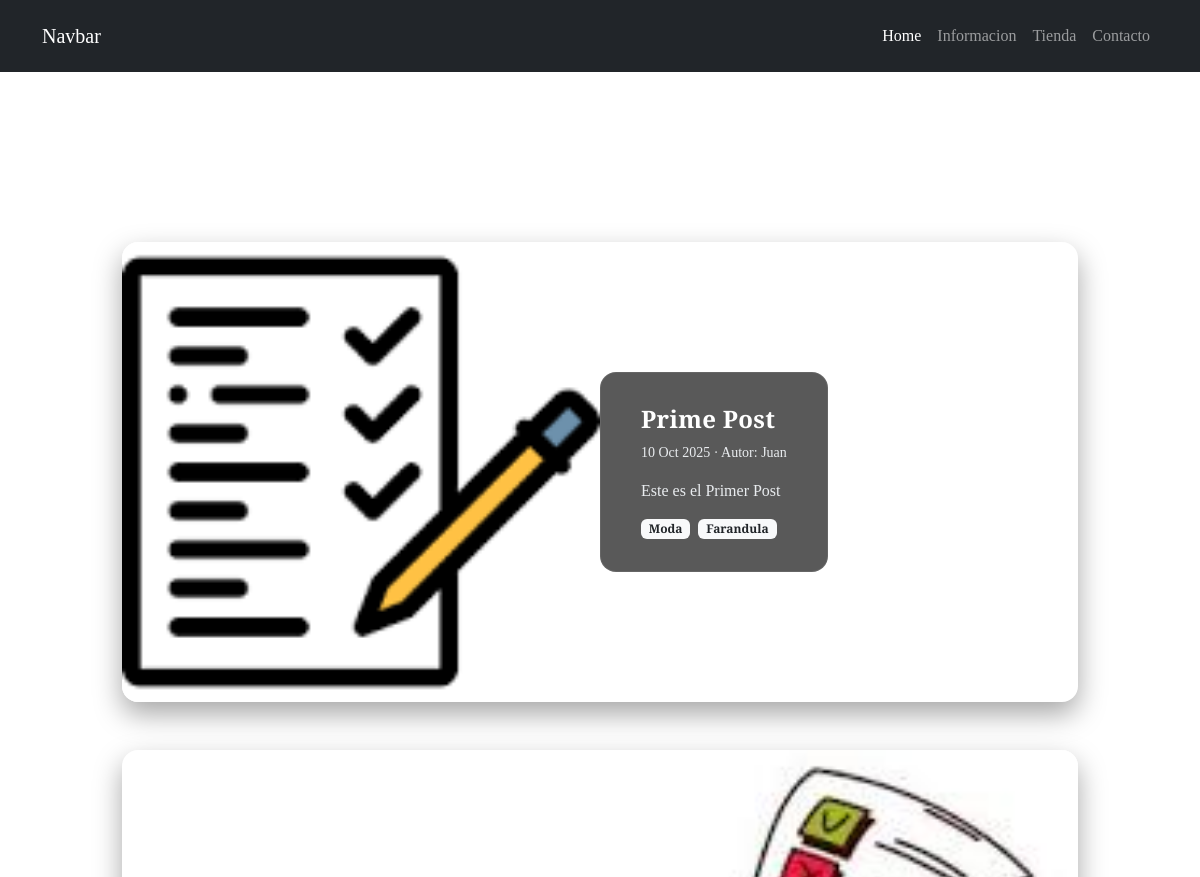
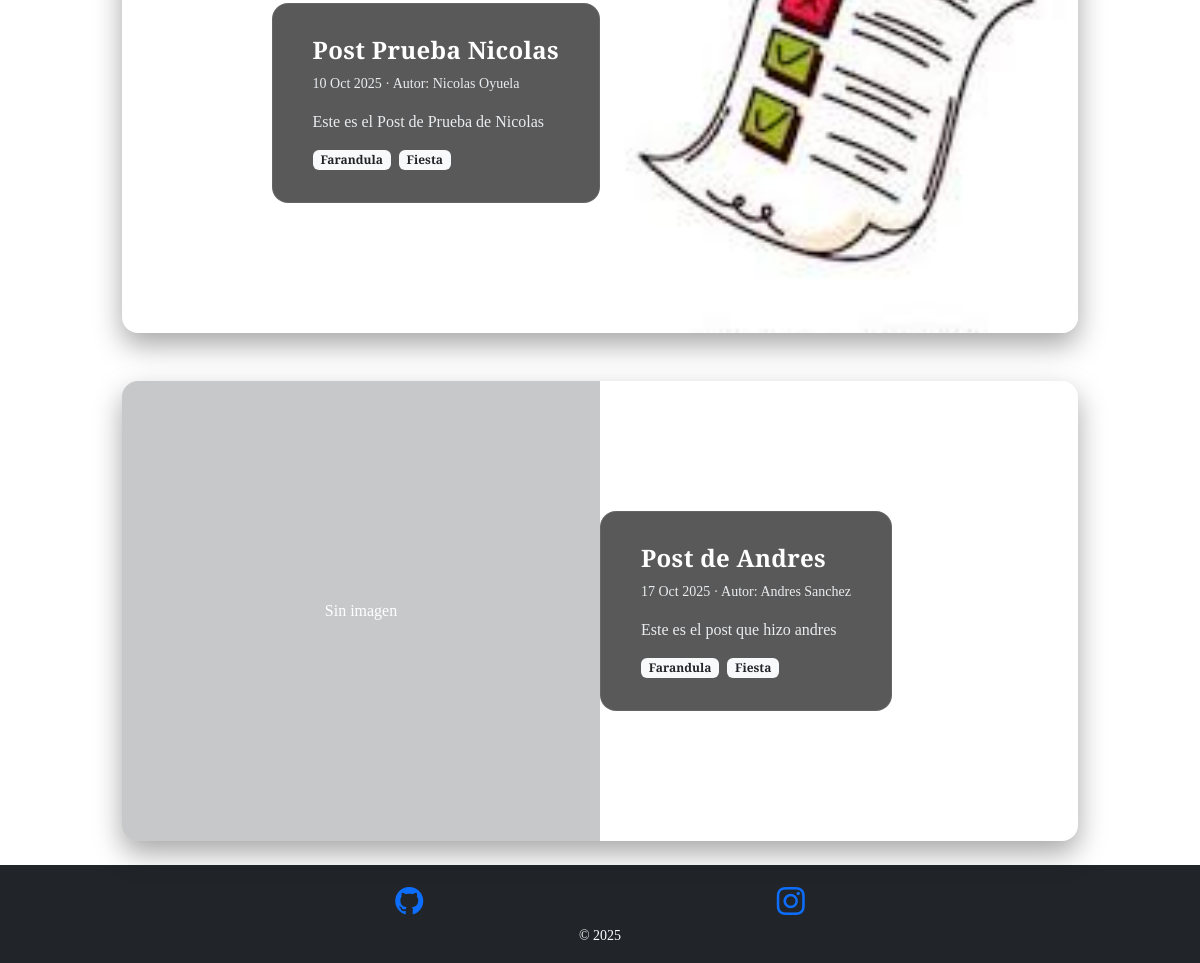
Before: /informacion/ with the older database file (2 pictures, top to bottom).
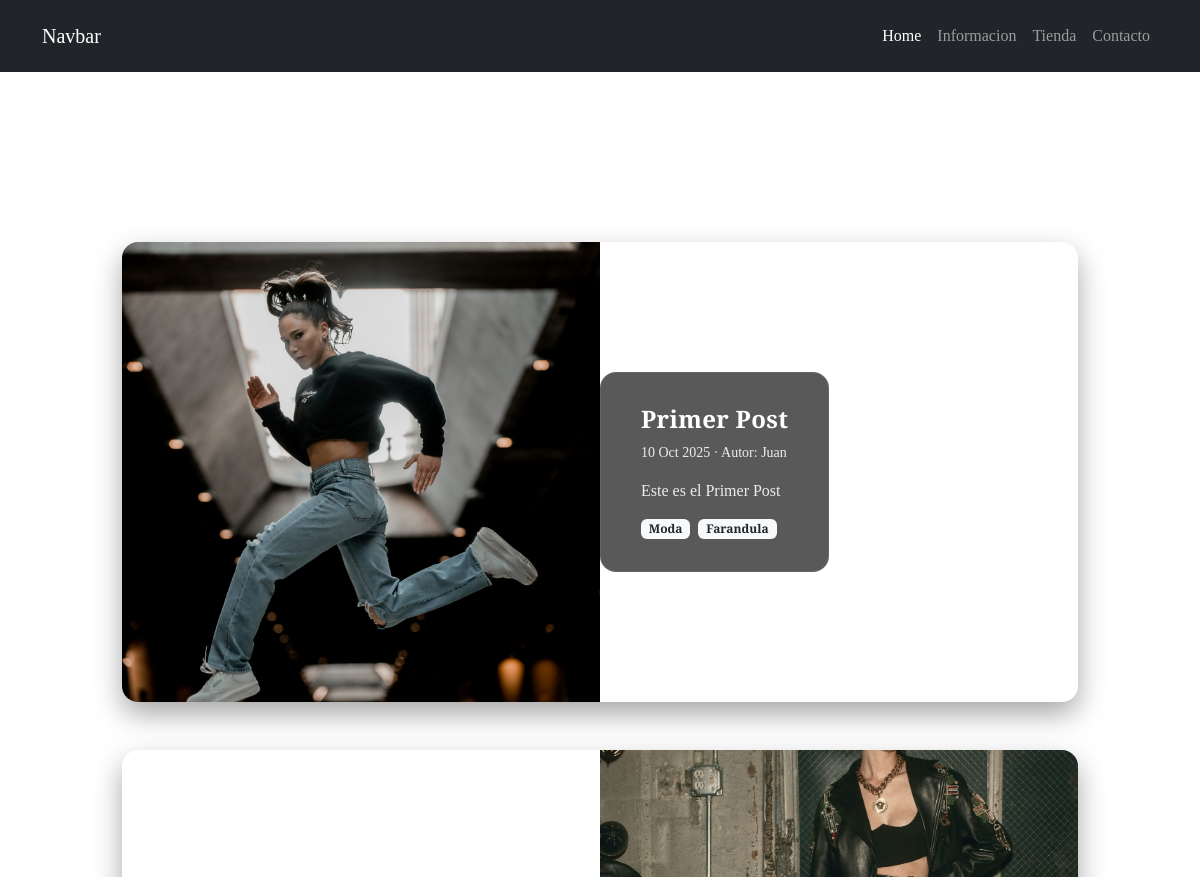
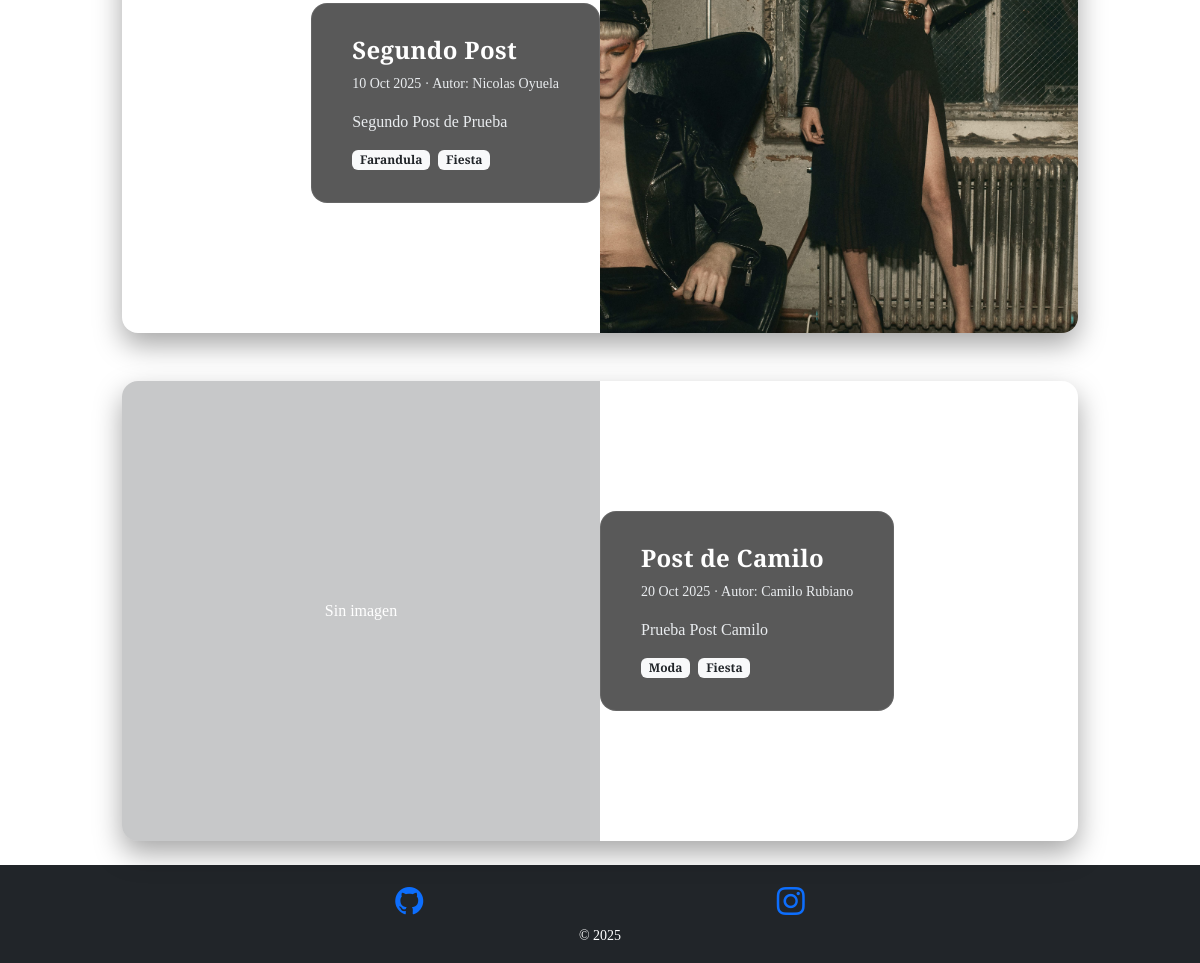
After: the same page with the newer database file (2 pictures, top to bottom).
### informacion/models.py (models this page shows, shortened)
class Post(models.Model):
    titulo = models.CharField(max_length=50)
    contenido = models.TextField(max_length=100)
    imagen = models.ImageField(upload_to="informacion", null=True, blank=True)
    autor = models.ForeignKey(User, on_delete=models.PROTECT)
    categorias = models.ManyToManyField(Categoria)
    created = models.DateTimeField(auto_now_add=True)
    updated = models.DateTimeField(auto_now=True)
    class Meta:
        verbose_name = 'post'
        verbose_name_plural = 'posts'

class Categoria(models.Model):
    nombre = models.CharField(max_length=50, validators=[RegexValidator(
    regex=r"^[A-Za-zÁÉÍÓÚáéíóúÜüÑñ' -]+$",
    message="Solo se permiten letras, espacios, guiones y apóstrofes."
)])
    created = models.DateTimeField(auto_now_add=True)
    updated = models.DateTimeField(auto_now=True)
    class Meta:
        verbose_name = 'categoria'
        verbose_name_plural = 'categorias'

### informacion/views.py (the view)
# urls.py: path('informacion/', include('informacion.urls')),
def informacion(request):
    posts = Post.objects.all()
    return render(request, "informacion/informacion.html", {"posts": posts})

### informacion/templates/informacion/informacion.html
{% extends "TiendaGenesisApp/base.html" %}
{% load static %}
{% block content %}
<div class="informacion-page">
  <div class="container">
        <article class="text-center mt-5">
        <h1>Informacion</h1>
    </article>
  </div>
  {% for post in posts %}
<section class="py-4">
  <div class="container">
    <div class="row justify-content-center">
      <div class="col-12 gc-wrap">
        <div class="row g-0 align-items-center gc-card">
          {% with is_even=forloop.counter|divisibleby:2 %}
            <div class="col-12 col-md-6 gc-img {% if is_even %}order-md-2{% endif %}">
              {% if post.imagen %}
                <img src="{{ post.imagen.url }}" alt="{{ post.titulo }}">
              {% else %}
                <div class="w-100 h-100 d-flex align-items-center justify-content-center bg-dark bg-opacity-25">
                  <span class="text-light-50">Sin imagen</span>
                </div>
              {% endif %}
            </div>
            <div class="col-12 col-md-6 d-flex {% if is_even %}order-md-1 justify-content-md-end{% endif %}">
              <div class="gc-panel gc-panel-compact my-3 my-md-0">
                <h2 class="h4 gc-title mb-2">{{ post.titulo }}</h2>
              <p class="gc-text small mb-3">
                {{ post.created|date:"d M Y" }}
                · Autor:
                {% if post.autor %}
                  {{ post.autor.get_full_name|default:post.autor.username }}
                {% else %}
                  —
                {% endif %}
              </p>
              <p class="gc-text mb-3">{{ post.contenido }}</p>
            <div class="d-flex flex-wrap gap-2">
              {% for categoria in post.categorias.all %}
                <span class="badge bg-light text-dark">{{ categoria.nombre }}</span>
              {% empty %}
                <span class="text-muted small">Sin categorías</span>
              {% endfor %}
            </div>
            </div>
          </div>
          {% endwith %}
        </div>
      </div>
    </div>
  </div>
</section>
  {% endfor %}
</div>
{% endblock %}

Changed rows visible on the page:
removed Post: imagen "Sin imagen", titulo "Post de Andres", created "17 Oct 2025", autor.get_full_name "Andres Sanchez", contenido "Este es el post que hizo andres", Categoria (nombre "Farandula"), Categoria (nombre "Fiesta")
changed Post "Este es el Primer Post": imagen: a different picture; titulo "Prime Post" → "Primer Post"
changed Post "Nicolas Oyuela": imagen: a different picture; titulo "Post Prueba Nicolas" → "Segundo Post"; contenido "Este es el Post de Prueba de Nicolas" → "Segundo Post de Prueba"
added Post: imagen "Sin imagen", titulo "Post de Camilo", created "20 Oct 2025", autor.get_full_name "Camilo Rubiano", contenido "Prueba Post Camilo", Categoria (nombre "Moda"), Categoria (nombre "Fiesta")
